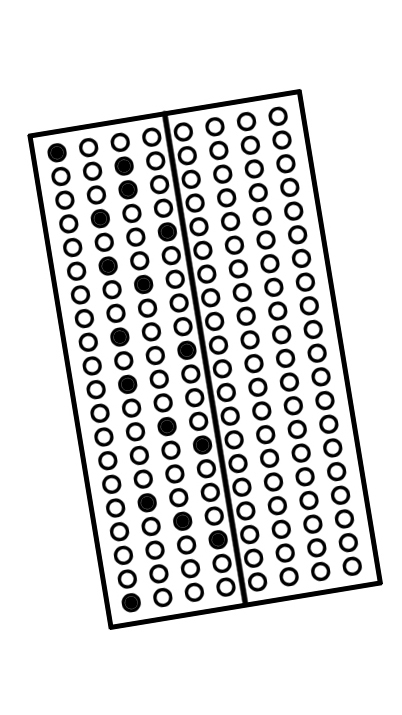
#> input picture images/croppedOMR7-ticked.jpg, 402 x 715 px
$ python circleProcessor.py
#> lines starting #> are read from the running program, lines starting #| are printed output that depends on the picture; after the words box and inside, x2 and y2 are one past the last pixel; in counts of white or black regions, pixels touching at a corner belong together
#> further down, image is the input picture: shape (715, 402, 3); min 0, max 255, mean 220
'''
best circle detection parameters found yet :
cv2.HoughCircles(smallImage_blur_gray, cv2.HOUGH_GRADIENT, 1.5, hcDistant,param1=100,param2=20)
'''
import cv2
import numpy as np
import math
show = 0

def cropImage(image,refX,refY):
#> called with refX = 401, refY = 714
    limitX = int((image.shape[1] * 0.05))
#> limitX = 20
    limitY = int((image.shape[0] * 0.05))
#> limitY = 35
    rightX = 0
    leftX = 0
    upY = 0
    downY = 0

    while (rightX + refX < image.shape[1]) and (rightX < limitX):
        rightX += 1
#> after the loop, rightX = 1

    while (refX - leftX > 0) and (leftX < limitX):
        leftX += 1
#> after the loop, leftX = 20

    while (refY + downY < image.shape[0]) and (downY < limitY):
        downY += 1
#> after the loop, downY = 1

    while (refY - upY > 0) and (upY < limitY):
        upY += 1
#> after the loop, upY = 35

    croppedImage = image[(refY-upY):(refY+downY),(refX-leftX):(refX+rightX)]
#> croppedImage: shape (36, 21, 3); every value is 255
    return croppedImage

def distants(x1,x2,y1,y2):
    dis = math.sqrt((x2-x1)*(x2-x1) + (y2-y1)*(y2-y1))
    return dis

def findClosestCircle(image,refX,refY,hcDistant):
    minInit = 0
    smallImage = cropImage(image,refX,refY)
    #smallImage_blur = cv2.GaussianBlur(smallImage,(1,1),1)
    smallImage_blur_gray = cv2.cvtColor(smallImage,cv2.COLOR_BGR2GRAY)
#> smallImage_blur_gray: shape (36, 21); every value is 255

    newX = int(smallImage.shape[1]/2)
#> newX = 10
    newY = int(smallImage.shape[0]/2)
#> newY = 18
    diffX = refX - newX
#> diffX = 391
    diffY = refY - newY
#> diffY = 696

    circles = cv2.HoughCircles(smallImage_blur_gray, cv2.HOUGH_GRADIENT, 1.5, hcDistant,param1=100,param2=20)
#> circles = None

    if circles is not None:
        circles = np.round(circles[0, :]).astype("int")

        minDistantXY = [circles[0][0],circles[0][1]]
        for (x, y, r) in circles:
            if show:  #Debugging
                cv2.circle(smallImage,(x,y),1,(0,0,255),2)

            if distants(x,newX,y,newY) <= distants(minDistantXY[0],newX,minDistantXY[1],newY):
                minDistantXY = [x,y]

        newX = minDistantXY[0]
        newY = minDistantXY[1]

    finalX = newX + diffX
#> finalX = 401
    finalY = newY + diffY
#> finalY = 714

    '''For Debugging '''
    if show:
        cv2.circle(smallImage,(newX,newY),2,(0,255,0),3)
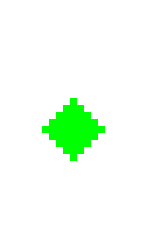
#> smallImage: shape (36, 21, 3) (shown 7 times larger); mean B, G, R 241.2, 255, 241.2
        cv2.imshow("Lo",smallImage)
        cv2.waitKey(0)

    return [finalX,finalY]

if __name__ == "__main__":
    image = cv2.imread("images/croppedOMR7-ticked.jpg")
    show = 1
    findClosestCircle(image,401,714,1)
#> image: shape (715, 402, 3); 0.01% of pixels changed, all inside (x1, y1, x2, y2) = (387, 693, 396, 702)
